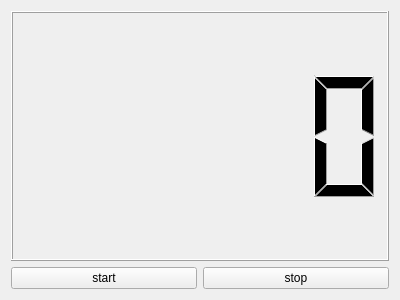
<?xml version="1.0" encoding="UTF-8"?>
<ui version="4.0">
 <class>MyWidget</class>
 <widget class="QWidget" name="MyWidget">
  <property name="geometry">
   <rect>
    <x>0</x>
    <y>0</y>
    <width>400</width>
    <height>300</height>
   </rect>
  </property>
  <property name="windowTitle">
   <string>MyWidget</string>
  </property>
  <layout class="QGridLayout" name="gridLayout">
   <item row="0" column="0" colspan="2">
    <widget class="QLCDNumber" name="lcdNumber"/>
   </item>
   <item row="1" column="0">
    <widget class="QPushButton" name="buttonStart">
     <property name="text">
      <string>start</string>
     </property>
    </widget>
   </item>
   <item row="1" column="1">
    <widget class="QPushButton" name="buttonStop">
     <property name="text">
      <string>stop</string>
     </property>
    </widget>
   </item>
  </layout>
 </widget>
 <layoutdefault spacing="6" margin="11"/>
 <resources/>
 <connections/>
</ui>
